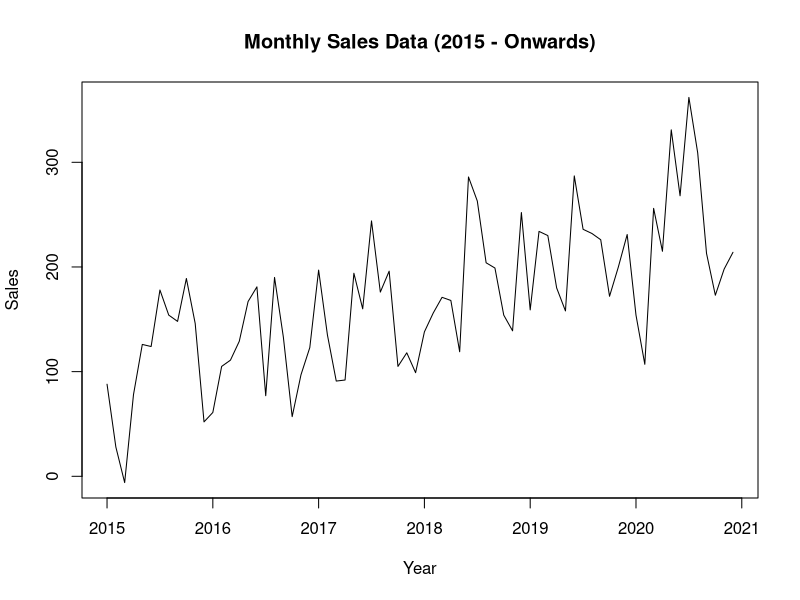

R code for this plot:
# Import Data
sales_ds <- read.csv("Sales.csv")
View(sales_ds)

## Time Plot: Sales
data_frame <- ts(sales_ds[,2], frequency = 12, start = c(2015,1))
plot(data_frame, ylab="Sales", xlab="Year", main="Monthly Sales Data (2015 - Onwards)")

# 4 years train, 2 years test (YEAR-BASED split)
train <- window(data_frame, end = c(2018, 12))
test  <- window(data_frame, start = c(2019, 1))
h <- length(test)
